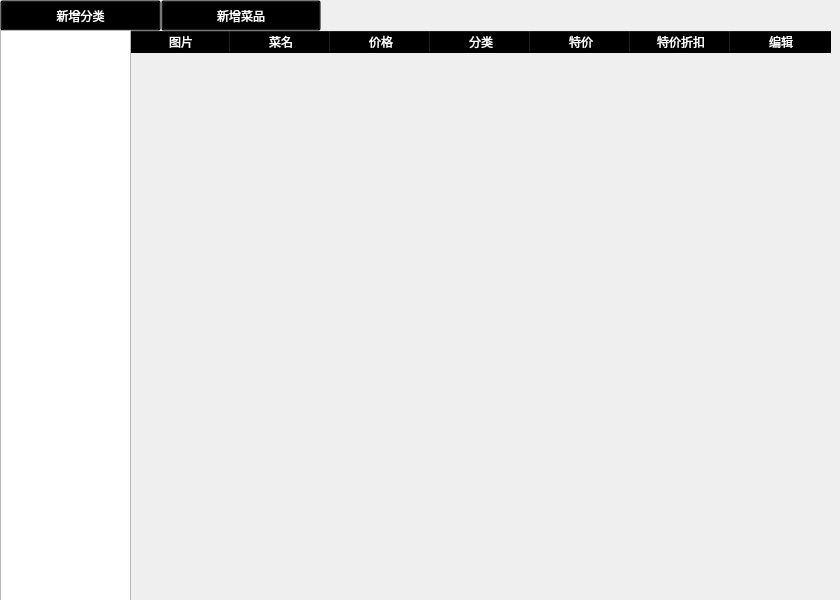
<?xml version="1.0" encoding="UTF-8"?>
<ui version="4.0">
 <class>Food_a</class>
 <widget class="QWidget" name="Food_a">
  <property name="geometry">
   <rect>
    <x>0</x>
    <y>0</y>
    <width>840</width>
    <height>600</height>
   </rect>
  </property>
  <property name="windowTitle">
   <string>Form</string>
  </property>
  <widget class="QLabel" name="label">
   <property name="geometry">
    <rect>
     <x>0</x>
     <y>0</y>
     <width>841</width>
     <height>601</height>
    </rect>
   </property>
   <property name="styleSheet">
    <string notr="true">background-image: url(:/file/images/back8.jpeg);</string>
   </property>
   <property name="text">
    <string/>
   </property>
  </widget>
  <widget class="QWidget" name="layoutWidget">
   <property name="geometry">
    <rect>
     <x>0</x>
     <y>0</y>
     <width>321</width>
     <height>31</height>
    </rect>
   </property>
   <layout class="QHBoxLayout" name="horizontalLayout">
    <property name="spacing">
     <number>0</number>
    </property>
    <item>
     <widget class="QPushButton" name="pushButton_category">
      <property name="sizePolicy">
       <sizepolicy hsizetype="Minimum" vsizetype="Preferred">
        <horstretch>0</horstretch>
        <verstretch>0</verstretch>
       </sizepolicy>
      </property>
      <property name="styleSheet">
       <string notr="true">color:white;background:transparent;</string>
      </property>
      <property name="text">
       <string>新增分类</string>
      </property>
     </widget>
    </item>
    <item>
     <widget class="QPushButton" name="pushButton_food">
      <property name="sizePolicy">
       <sizepolicy hsizetype="Minimum" vsizetype="Preferred">
        <horstretch>0</horstretch>
        <verstretch>0</verstretch>
       </sizepolicy>
      </property>
      <property name="styleSheet">
       <string notr="true">color:white;background:transparent;</string>
      </property>
      <property name="text">
       <string>新增菜品</string>
      </property>
     </widget>
    </item>
   </layout>
  </widget>
  <widget class="QTableWidget" name="tableWidget_food">
   <property name="geometry">
    <rect>
     <x>130</x>
     <y>30</y>
     <width>711</width>
     <height>571</height>
    </rect>
   </property>
   <property name="styleSheet">
    <string notr="true">color:white;background:transparent;</string>
   </property>
   <property name="iconSize">
    <size>
     <width>150</width>
     <height>100</height>
    </size>
   </property>
   <column>
    <property name="text">
     <string>图片</string>
    </property>
   </column>
   <column>
    <property name="text">
     <string>菜名</string>
    </property>
   </column>
   <column>
    <property name="text">
     <string>价格</string>
    </property>
   </column>
   <column>
    <property name="text">
     <string>分类</string>
    </property>
   </column>
   <column>
    <property name="text">
     <string>特价</string>
    </property>
   </column>
   <column>
    <property name="text">
     <string>特价折扣</string>
    </property>
   </column>
   <column>
    <property name="text">
     <string>编辑</string>
    </property>
   </column>
  </widget>
  <widget class="QListWidget" name="listWidget_category">
   <property name="geometry">
    <rect>
     <x>0</x>
     <y>30</y>
     <width>131</width>
     <height>571</height>
    </rect>
   </property>
   <property name="font">
    <font>
     <pointsize>9</pointsize>
    </font>
   </property>
  </widget>
 </widget>
 <resources/>
 <connections/>
</ui>
